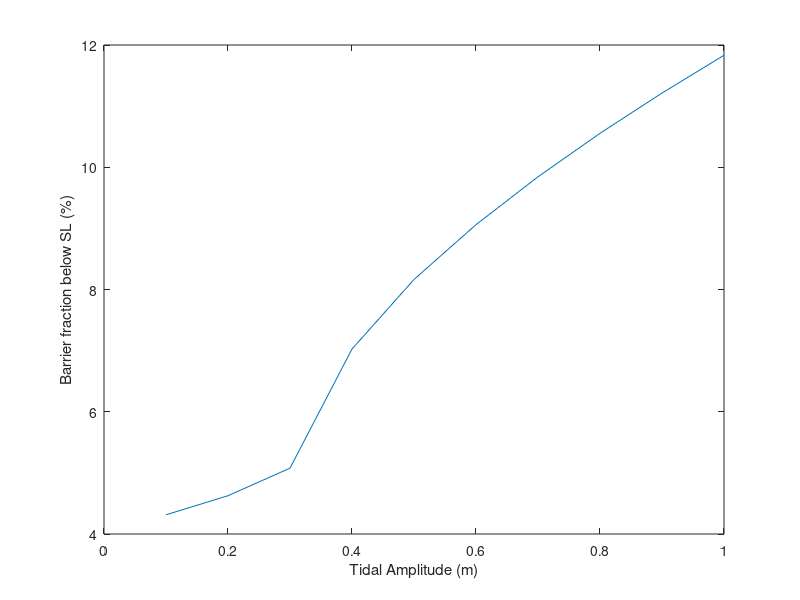

Here is the MATLAB script that generated this plot:
inlet_asp = 100;
w_barrier = 500; %width barrier at inlet (m)
basin_width = 10000; %m
basin_length = 10000; %m
a0 = 0:0.1:1; %amplitude of tide (m)
omega0 = 1.4e-4; %tidal frequency (rad s-1);
gamma = sqrt(0.005); %aspect ratio inlet
g = 9.81;
man_n = 0.05; %sm^-(1/3) manning n (vegetated channel)
u_e = 1; %ms-1 inlet equilibrium velocity (see swart/zimmerman)
u_e_star = u_e./sqrt(g*a0);%new explicit relationship between boundary conditions and inlet area
f_marsh = 0.5;
ah_star = omega0*w_barrier./sqrt(g*a0);
c_d = g.*man_n^2./(2.^(1/3));
gam = gamma.*((omega0.^2).*(1-f_marsh).*(basin_length.^2).*(basin_width.^2).*a0./g).^(1/4)./((8/3/pi).*c_d.*w_barrier);
%
a_star = real(((2*ah_star)./3 + (2^(2/3)*((18*ah_star.*gam.^2 - 27*u_e_star.^4 - 2*ah_star.^3.*gam.^2.*u_e_star.^2 +...
    3*3^(1/2)*gam.^2.*u_e_star.^2.*(-(4*ah_star.^4.*gam.^4.*u_e_star.^4 - 4*ah_star.^3.*gam.^2.*u_e_star.^8 -...
    8*ah_star.^2.*gam.^4.*u_e_star.^2 + 36*ah_star.*gam.^2.*u_e_star.^6 + 4.*gam.^4 - 27.*u_e_star.^10)./...
    (gam.^4.*u_e_star.^6)).^(1/2))./(gam.^2.*u_e_star.^2)).^(1/3))./6 + (2^(1/3).*(ah_star.^2.*u_e_star.^2 + 3))./...
    (3.*u_e_star.^2.*((18*ah_star.*gam.^2 - 27.*u_e_star.^4 - 2*ah_star.^3.*gam.^2.*u_e_star.^2 + 3*3.^(1/2).*gam.^2.*u_e_star.^2.*...
    (-(4*ah_star.^4.*gam.^4.*u_e_star.^4 - 4.*ah_star.^3.*gam.^2.*u_e_star.^8 - 8.*ah_star.^2.*gam.^4.*u_e_star.^2 + 36*ah_star.*gam.^2.*u_e_star.^6 +...
    4.*gam.^4 - 27.*u_e_star.^10)./(gam.^4.*u_e_star.^6)).^(1/2))./(gam.^2.*u_e_star.^2)).^(1/3))));

u = sqrt(g*a0).*sqrt(gam./2.*sqrt(a_star).*((-gam.*sqrt(a_star).*((a_star-ah_star).^2))+sqrt((gam.^2).*a_star.*((a_star-ah_star).^4)+4)));

%inlet cross-sectional area
a = omega0.*basin_width.*basin_length.*(1-f_marsh).*sqrt(a0/g).*a_star;

%fraction of tidal prism compared to potential tidal prism (area*2*a0)
Pfrac = (2.*a.*u./omega0)./(2.*basin_width.*(1-f_marsh).*basin_length.*a0);

%inlet width
w_inlet = sqrt(a)./gamma;


w_inlet_frac = w_inlet./basin_length;

plot(a0,w_inlet_frac.*100)
xlabel('Tidal Amplitude (m)')
ylabel('Barrier fraction below SL (%)')
saveas(gcf,'BarrierFractionBelowSL.png')